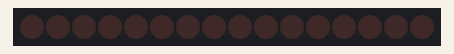
Simulated run of this sketch. Board: Arduino Uno, built with avr-gcc and run on an emulated ATmega328P. Shown: 16 port-expander outputs drawn as a row of LEDs (first output left, lit = HIGH). Wiring (inferred from the names in the program): MCP23017 port expander at I2C address 0x20. Wiring (inferred from the signals the program sends): row of LEDs: on Q0, Q1, Q2, Q3, Q4, Q5, Q6, Q7, Q8, Q9, Q10, Q11, Q12, Q13, Q14, Q15.

Above: at 1.15 s.
At 1.75 s:
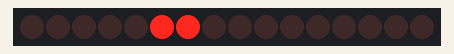
At 2.05 s:
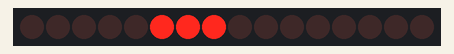
At 2.35 s:
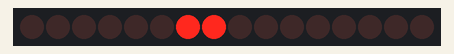
At 3.25 s:
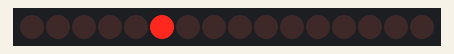
At 4.45 s:
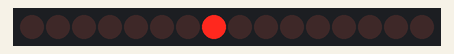
Timing chart, 0 to 5.1 s (numbered marks = the images above):
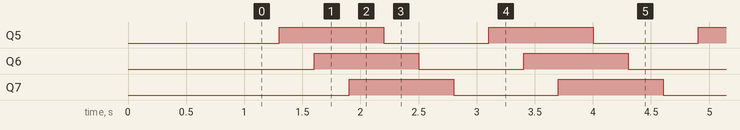

The sketch:

testing-output-23017.ino
```cpp
// @author Jukka Dahlbom
// @created 30.12.2014

// Adapted from Wire Master Writer sample code
// by Nicholas Zambetti <http://www.zambetti.com>

// Demonstrates running multiple leds in sequence on MCP23017
// I2C port expander.


#include <Wire.h>

int ADDRESS = 0x20; // Default address for MCP23017
int IODIRA = 0x00;
int GPIOA = 0x12; // IOCON.BANK bit resets to 0, so using that mode.

void setup()
{
  delay(1000);
  Serial.begin(9600);
  Wire.begin(); // join i2c bus (address optional for master)
  Wire.beginTransmission(ADDRESS);
  Wire.write(IODIRA);         // IODIRA register
  Wire.write(0x00);        // Set bank A to output
  Wire.endTransmission();    // stop transmitting
}

void loop()
{
  setOutput(computeUpdatedState());
  delay(300);
}

int computeUpdatedState() {
  static int phase = 0;
  int pin6 = 0x00, pin7 = 0x00, pin8 = 0x00;
  if (phase > 0 && phase < 4) {
    pin6 = 0x20;
  }
  if (phase > 1 && phase < 5) {
    pin7 = 0x40;
  }
  if (phase > 2 && phase < 6) {
    pin8 = 0x80;
  }
  phase = ++phase % 6;
  return pin6 + pin7 + pin8;
}

void setOutput(int value) {
  Wire.beginTransmission(ADDRESS);
  Wire.write(GPIOA);        // select GPIOA register
  Wire.write(value);        // Set output bits in bank A
  Wire.endTransmission();   // stop transmitting
}
```

Measured:
- by itself, Q5–7: alternates HIGH for 0.90 s and LOW for 0.90 s
- by itself, everything shown: repeats every 1.8 s, in 6 steps
